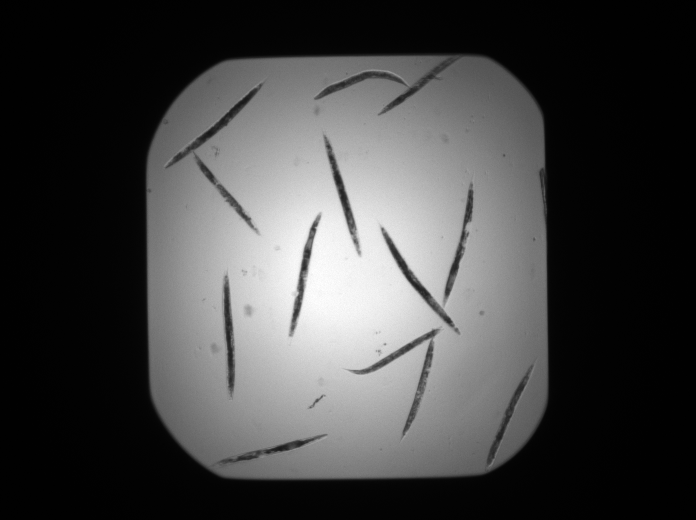
#> input picture data/Part 2/BBBC010/easier.tif, 696 x 520 px, found by its file name; the run also reads 2 pictures not shown here
$ jupyter execute --allow-errors '[Solution] 2 - Segmentation.ipynb'
#> lines starting #> are read from the running program, lines starting #| are printed output that depends on the picture; after the words box and inside, x2 and y2 are one past the last pixel; in counts of white or black regions, pixels touching at a corner belong together
# Part 2: Segmentation

In this notebook, we will look at some basic classical (non-machine-learning) methods to partition an image into objects of interest.

[cell 1]
import os
import numpy as np
import imageio.v2 as imageio
import matplotlib.pyplot as plt
# uncomment the line below for interactive figures
# %matplotlib ipympl

plt.rcParams['figure.dpi'] = 200

[cell 2]
import skimage as sk
import skimage.filters as skf
import skimage.measure as skm
import skimage.morphology as sku
import skimage.segmentation as sks
from scipy import ndimage as ndi

## 1. Data loading

We will work with images from the BBBC datasets considered in notebook 1 - Handling Image Data. For each dataset, we will consider examples of an "easier" segmentation problem. The "harder" samples should be left aside for now and until section 5.

### 1.1 Load data

Using what you learned in notebook 1 - Handling Image Data, load the following image files:
- data/Part_2/BBBC010/easier.tif
- data/Part_2/BBBC010/harder.tif
- data/Part_2/BBBC020/easier.tif
- data/Part_2/BBBC020/harder.tif

*Do not forget to convert the images into floating-point arrays with img_as_float!*

[cell 3]
# BBBC010
bbbc010_easy = imageio.imread('../data/Part_2/BBBC010/easier.tif')
#> bbbc010_easy is the input picture: shape (520, 696); min 0, max 255, mean 67.7
bbbc010_easy = sk.img_as_float(bbbc010_easy)

bbbc010_hard = imageio.imread('../data/Part_2/BBBC010/harder.tif')
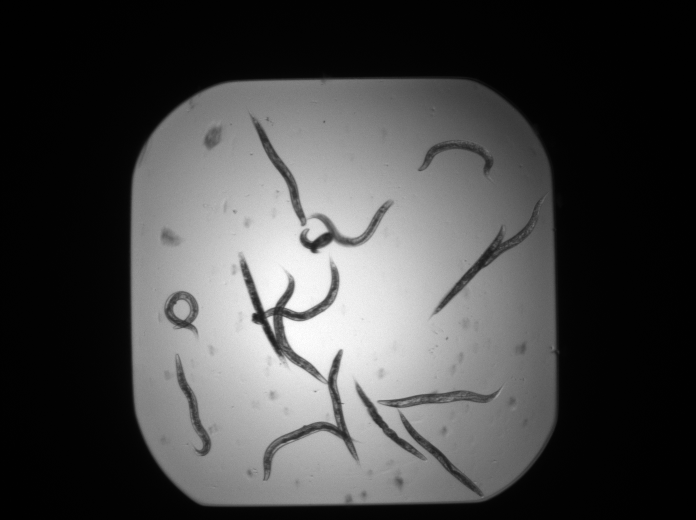
#> input picture data/Part 2/BBBC010/harder.tif, 696 x 520 px, found by its file name
#> bbbc010_hard is the input picture: shape (520, 696); min 0, max 255, mean 71
bbbc010_hard = sk.img_as_float(bbbc010_hard)

# BBBC020
bbbc020_easy = imageio.imread('../data/Part_2/BBBC020/easier.tif')
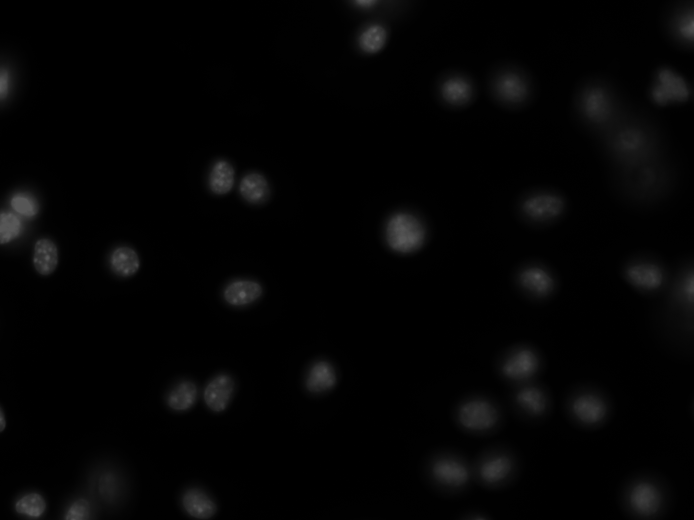
#> input picture data/Part 2/BBBC020/easier.TIF, 1388 x 1040 px, found by its file name (shown at 1/2 size)
#> bbbc020_easy is the input picture: shape (1040, 1388); min 0, max 85, mean 4.4
bbbc020_easy = sk.img_as_float(bbbc020_easy)

bbbc020_hard = imageio.imread('../data/Part_2/BBBC020/harder.tif')
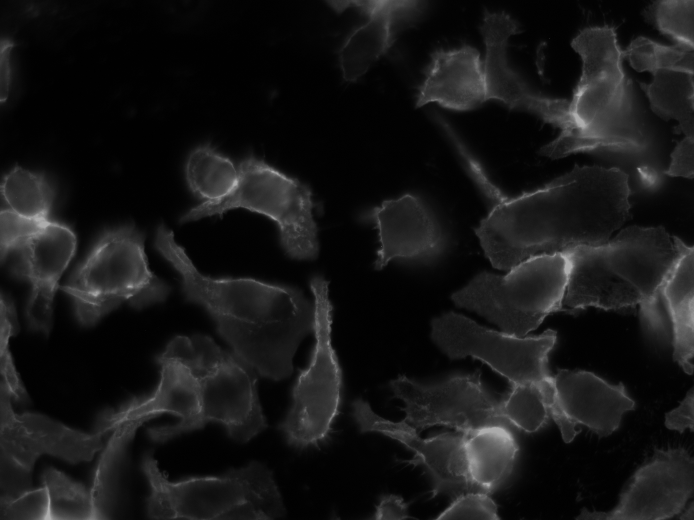
#> input picture data/Part 2/BBBC020/harder.TIF, 1388 x 1040 px, found by its file name (shown at 1/2 size)
#> bbbc020_hard is the input picture: shape (1040, 1388); min 0, max 170, mean 23
bbbc020_hard = sk.img_as_float(bbbc020_hard)

### 1.2 Visualize

Using what you learned in notebook 1 - Handling Image Data, vizualize the images you will be working with.

[cell 4]
# BBBC010
fig, axes = plt.subplots(nrows=1, ncols=2)

axes[0].imshow(bbbc010_easy, cmap='gray')
axes[0].axis('off')
axes[0].set_title('Easier example')

axes[1].imshow(bbbc010_hard, cmap='gray')
axes[1].axis('off')
axes[1].set_title('Harder example')

plt.show()

[cell 5]
# BBBC020
fig, axes = plt.subplots(nrows=1, ncols=2)

axes[0].imshow(bbbc020_easy, cmap='gray')
axes[0].axis('off')
axes[0].set_title('Easier example')

axes[1].imshow(bbbc020_hard, cmap='gray')
axes[1].axis('off')
axes[1].set_title('Harder example')

plt.show()

## 2. Semantic segmentation

As a first step, we will attempt to group pixels into two broad "background" (containing no relevant information) and "foreground" (containing the objects of interest) categories. This is referred to as *semantic segmentation*.

### 2.1 Thresholding

The simplest way to segment an image is to identify a cutoff value that separates pixels belonging to the background and foreground. This is referred to as *thresholding*. To help us find a threshold value, observe the  histogram of the BBBC020 image obtained by running the code below.

[cell 6]
# Plot histogram
plt.figure()
plt.hist(bbbc020_easy.ravel())
plt.xlabel("Pixel values")
plt.ylabel("Count")
plt.show()

### 2.2 Create mask

Based on the histogram, choose a threshold value. Then, complete the code below to retreive all pixels with values larger or equal than this threshold. The resulting binary image is referred to as a *mask*.

[cell 7]
# Set threshold
thresh = 0.10

# Retreive values larger or equal
mask_img = bbbc020_easy > thresh
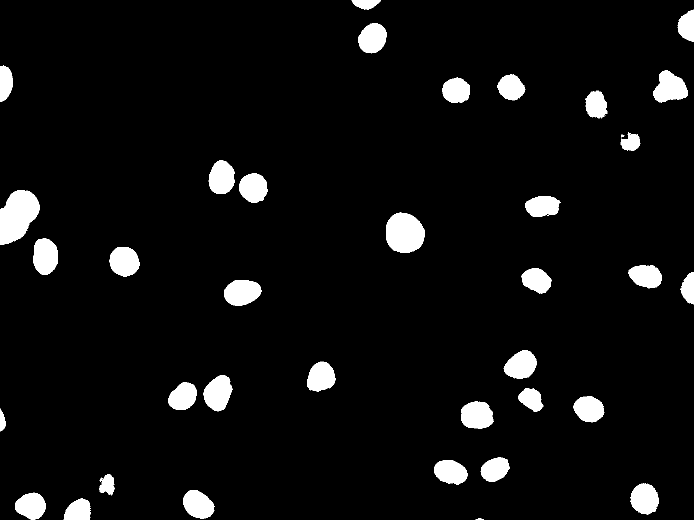
#> mask_img: shape (1040, 1388) bool (shown at 1/2 size); 5.7% white; 40 white regions (3 under 20 px), largest, box (x1, y1, x2, y2) and area: (0, 380, 79, 489) 6015, (772, 425, 850, 506) 4945, (1306, 141, 1376, 205) 2981

# Visualize the result
fig, axes = plt.subplots(nrows=1, ncols=2)

axes[0].imshow(bbbc020_easy, cmap='gray')
axes[0].axis('off')
axes[0].set_title('Original image')

axes[1].imshow(mask_img, cmap='gray')
axes[1].axis('off')
axes[1].set_title('Mask')

plt.show()

### 2.3 Automated thresholding

The process of finding a threshold value can be automated. Several methods are available to automatically retreive a threshold value, but since they are based on different criteria this value may differ. Try out a few automated thresholding algorithms such as threshold_otsu, threshold_mean, and threshold_minimum from https://scikit-image.org/docs/dev/api/skimage.filters.html. Do you see any difference? How does it compare to what you obtained by thresholding manually?

[cell 8]
original_img = bbbc020_easy

# Otsu's threshold
thresh_otsu = skf.threshold_otsu(bbbc020_easy)
#> thresh_otsu = 0.0827
mask_otsu = original_img > thresh_otsu
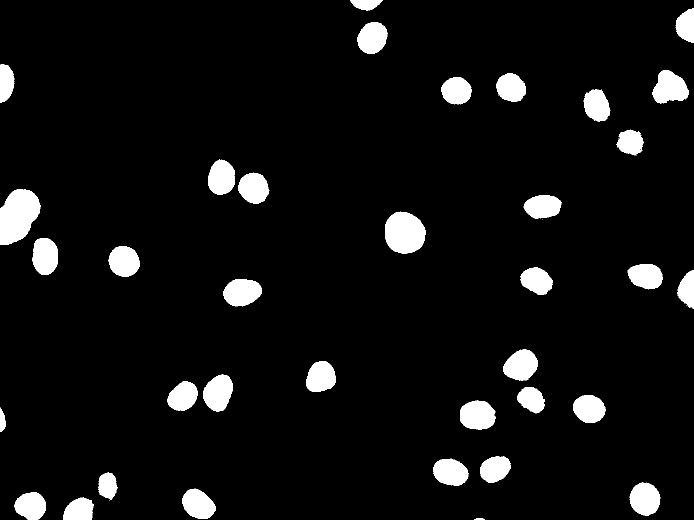
#> mask_otsu: shape (1040, 1388) bool (shown at 1/2 size); 6.6% white; 49 white regions (13 under 20 px), largest, box (x1, y1, x2, y2) and area: (0, 378, 81, 490) 6523, (770, 423, 851, 508) 5362, (1305, 140, 1378, 207) 3385

# Mean threshold
thresh_mean = skf.threshold_mean(bbbc020_easy)
#> thresh_mean = 0.0171
mask_mean = original_img > thresh_mean
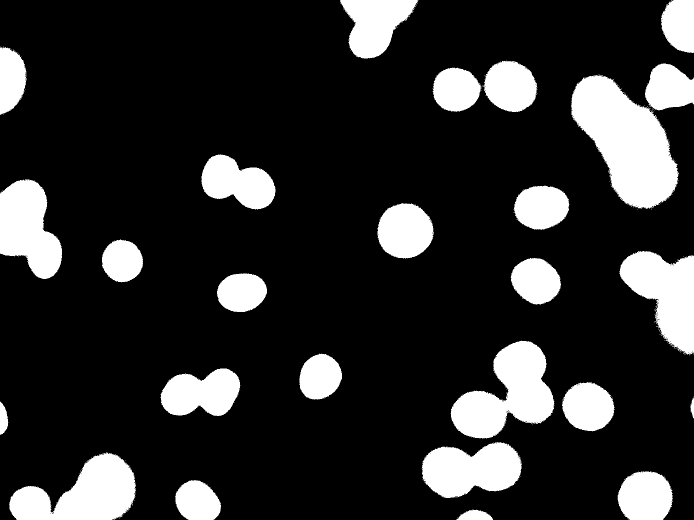
#> mask_mean: shape (1040, 1388) bool (shown at 1/2 size); 18% white; 133 white regions (107 under 20 px), largest, box (x1, y1, x2, y2) and area: (1142, 149, 1358, 418) 33173, (901, 681, 1109, 877) 22339, (18, 905, 272, 1040) 20371

# Minimum threshold
thresh_min = skf.threshold_minimum(bbbc020_easy)
#> thresh_min = 0.141
mask_min = original_img > thresh_min
#> mask_min: shape (1040, 1388) bool; 3.6% white; 42 white regions (9 under 20 px), largest, box (x1, y1, x2, y2) and area: (0, 385, 76, 487) 5045, (775, 429, 846, 504) 4025, (450, 562, 518, 609) 2386

# Visualize the result
fig, axes = plt.subplots(nrows=1, ncols=4)

axes[0].imshow(original_img, cmap='gray')
axes[0].axis('off')
axes[0].set_title('Original image', fontsize=9)

axes[1].imshow(mask_otsu, cmap='gray')
axes[1].axis('off')
axes[1].set_title('Otsu', fontsize=9)

axes[2].imshow(mask_mean, cmap='gray')
axes[2].axis('off')
axes[2].set_title('Mean', fontsize=9)

axes[3].imshow(mask_min, cmap='gray')
axes[3].axis('off')
axes[3].set_title('Min', fontsize=9)

plt.show()

### 2.4 Try thresholds

If you did not find it in 2.3 already, note that scikit-image provides a try_all_threshold function that does extractly what its name implies. Run it and observe the result. According to you, which method provides the best results? Why?

[cell 9]
fig, ax = skf.try_all_threshold(bbbc020_easy)
#| skimage.filters.thresholding.threshold_isodata
#| skimage.filters.thresholding.threshold_li
#| skimage.filters.thresholding.threshold_mean
#| skimage.filters.thresholding.threshold_minimum
#| skimage.filters.thresholding.threshold_otsu
#| skimage.filters.thresholding.threshold_triangle
#> (further printed lines are left out)
plt.show()
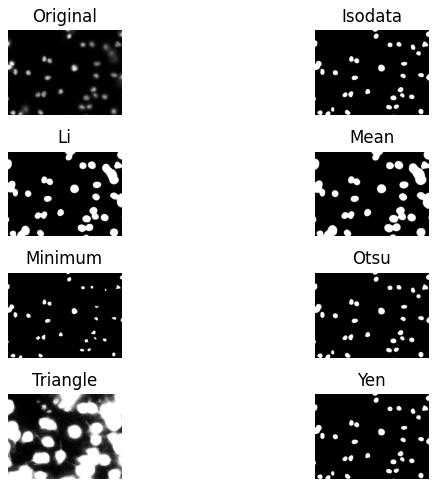
#> figure drawn by matplotlib, 8 panels

## 3. Instance segmentation

Now that we have identified foreground pixels, we may want to separate them into individual objects. This is called *instance segmentation*.

Connected components and watershed segmentation are two simple ways to go from a *semantic segmentation* mask to an *instance segmentation* mask.

### 3.1 Connected components

Individual object instances can be retrieved by assigning an identical value to foreground pixels that are physically connected, a method referred to as *connected component labeling* (https://en.wikipedia.org/wiki/Connected-component_labeling). Pick your favourite thresholding method and complete the code below to see the result of connected component labeling on the mask of BBBC020.

*Bonus:* one important parameter of connected component labeling is the definition of connectivity, which can be adapted in the label function below. How does the end result differ? Do you understand why?

[cell 10]
original_img = bbbc020_easy

# Threshold
thresh = skf.threshold_otsu(original_img)
#> thresh = 0.0827
mask_img = original_img > thresh

# Save this semantic mask for later
bbbc020_easy_sem_mask = mask_img

# Label connected components
instance_labels = skm.label(mask_img, background=0, connectivity=2)
#> instance_labels: shape (1040, 1388) int32; 50 distinct labels, from 0 to 49

# Save this instance mask for later
bbbc020_easy_inst_mask = instance_labels

# Visualize the result
fig, axes = plt.subplots(nrows=1, ncols=3)

axes[0].imshow(bbbc020_easy, cmap='gray')
axes[0].axis('off')
axes[0].set_title('Original image', fontsize=9)

axes[1].imshow(mask_img, cmap='gray')
axes[1].axis('off')
axes[1].set_title('Mask', fontsize=9)

axes[2].imshow(bbbc020_easy, cmap='gray')
axes[2].imshow(instance_labels, cmap='nipy_spectral', alpha=.5)
axes[2].axis('off')
axes[2].set_title('Instances', fontsize=9)

plt.show()

### 3.2 Watershed segmentation

Connected components labels each connected foreground blob. This is simple, but touching objects can receive the same label. Watershed segmentation is a simple method to split touching objects.

Watershed segmentation treats the image as a topographic surface, where pixel values represent height. The algorithm starts from seed points and "floods" the surface, until neighboring regions meet. The result is a partition of the image into instances, where each region corresponds to a seed point. See the [scikit-image documentation](https://scikit-image.org/docs/0.25.x/auto_examples/segmentation/plot_watershed.html) for a nice illustration and example.

As a topographic surface for watershed segmentation, we will use the distance transform of the mask: Here, pixels within the semantic segmentation mask are replaced by the distance to the closest background pixel (actually, the inverse of the distance will describe the topography). This distance transform can also be used to find starting seeds, namely by determining the local maxima of the distance transform image. To avoid picking up too many seeds, we smooth the distance image before finding the local maxima. We then run watershed on the original distance image.

Complete the code below by choosing a smoothing filter and suitable parameters to create `seed_img`, then choosing the topographic input image passed to the watershed function. Try changing the smoothing strength: too little smoothing can create too many seeds, while too much smoothing can remove useful seeds. Do you understand why? Can you tune the filter such that you obtain a result that's better than the connected components result?

[cell 11]
original_img = bbbc020_easy

# Use the semantic mask from before
mask_img = bbbc020_easy_sem_mask

# Distance from each foreground pixel to the background
distance_img = ndi.distance_transform_edt(mask_img)

# Smooth only for seed finding
# Use the gaussian filter for smoothing
distance_smoothing_sigma = 8  # Try 0, 2, 4, 8, 16
seed_img = skf.gaussian(distance_img, sigma=distance_smoothing_sigma)

# Seeds are local maxima of the smoothed distance image
seed_mask = sku.local_maxima(seed_img) & mask_img
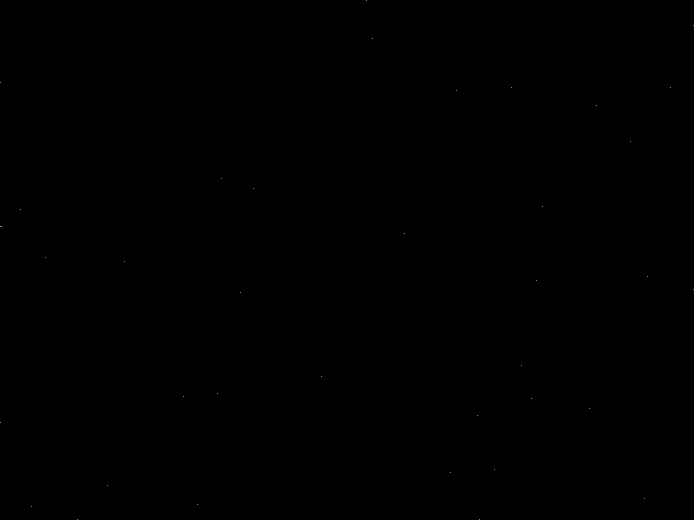
#> seed_mask: shape (1040, 1388) bool (shown at 1/2 size); 0% white in thin lines or dots
markers = skm.label(seed_mask)
#> markers: shape (1040, 1388) int32; 39 distinct labels, from 0 to 38
seed_points = np.array([region.centroid for region in skm.regionprops(markers)])
#> seed_points = 38 pairs, first value 0 to 1039, second value 0 to 1387

# Watershed: grow seeds on the (inverted!) non-smoothed distance image
topography_img = -distance_img
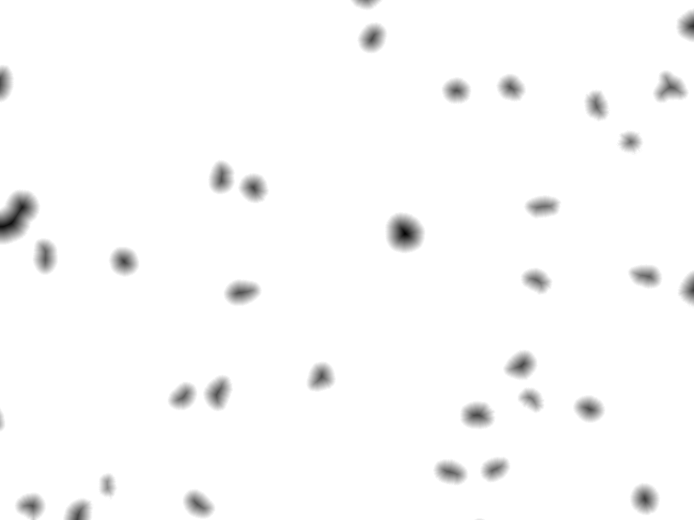
#> topography_img: shape (1040, 1388) float64 (shown at 1/2 size); min -39.12, max 0, mean -0.68; drawn with min black and max white
watershed_labels = sks.watershed(topography_img, markers, mask=mask_img)
#> watershed_labels: shape (1040, 1388) int32; 39 distinct labels, from 0 to 38

# Save this instance mask for later
bbbc020_easy_watershed_inst_mask = watershed_labels

# Visualize the result
fig, axes = plt.subplots(nrows=2, ncols=3, figsize=(8, 5))

axes[0, 0].imshow(original_img, cmap='gray')
axes[0, 0].axis('off')
axes[0, 0].set_title('Original image', fontsize=9)

axes[0, 1].imshow(mask_img, cmap='gray')
axes[0, 1].axis('off')
axes[0, 1].set_title('Semantic mask', fontsize=9)

# Compare to the connected components result obtained previously
axes[0, 2].imshow(bbbc020_easy_inst_mask, cmap='nipy_spectral')
axes[0, 2].axis('off')
axes[0, 2].set_title('Connected components', fontsize=9)

distance_imshow = axes[1, 0].imshow(distance_img, cmap='viridis_r')
axes[1, 0].axis('off')
axes[1, 0].set_title('Distance transform', fontsize=9)
plt.colorbar(ax=axes[1, 0], mappable=distance_imshow)

axes[1, 1].imshow(seed_img, cmap='viridis_r')
if len(seed_points) > 0:
    axes[1, 1].scatter(seed_points[:, 1], seed_points[:, 0], s=1, c='white')
axes[1, 1].axis('off')
axes[1, 1].set_title(f'Distance + seeds: {markers.max()}', fontsize=9)

axes[1, 2].imshow(watershed_labels, cmap='nipy_spectral')
axes[1, 2].axis('off')
axes[1, 2].set_title('Watershed instances', fontsize=9)

plt.show()
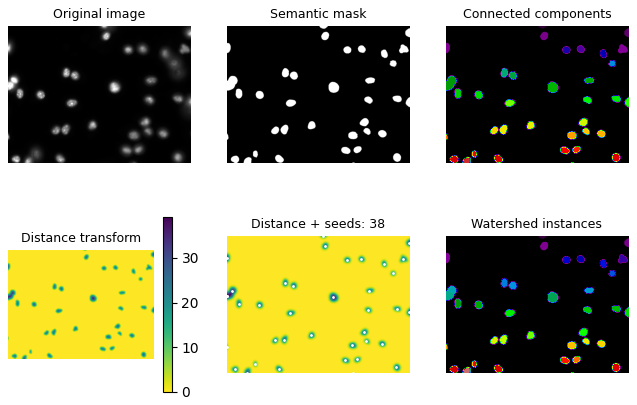
#> figure drawn by matplotlib, 7 panels

### 3.3 Contours

Alternatively to instance masks, individual objects can also be described by the contour of the area they occupy.  Pick your favourite thresholding method and complete the code below to see the result of an automated contour-finding algorithm (marching squares, https://en.wikipedia.org/wiki/Marching_squares) on the mask of BBBC020. Observe the result carefully: what do you notice? Where do you think this is coming from?

[cell 12]
original_img = bbbc020_easy

# Threshold
thresh = skf.threshold_otsu(original_img)
mask_img = original_img > thresh

# Extract contours
contours = skm.find_contours(mask_img, level=0)
#> contours = 106 point arrays, longest 247 points
#> (the rest of the program and of its run is left out)
